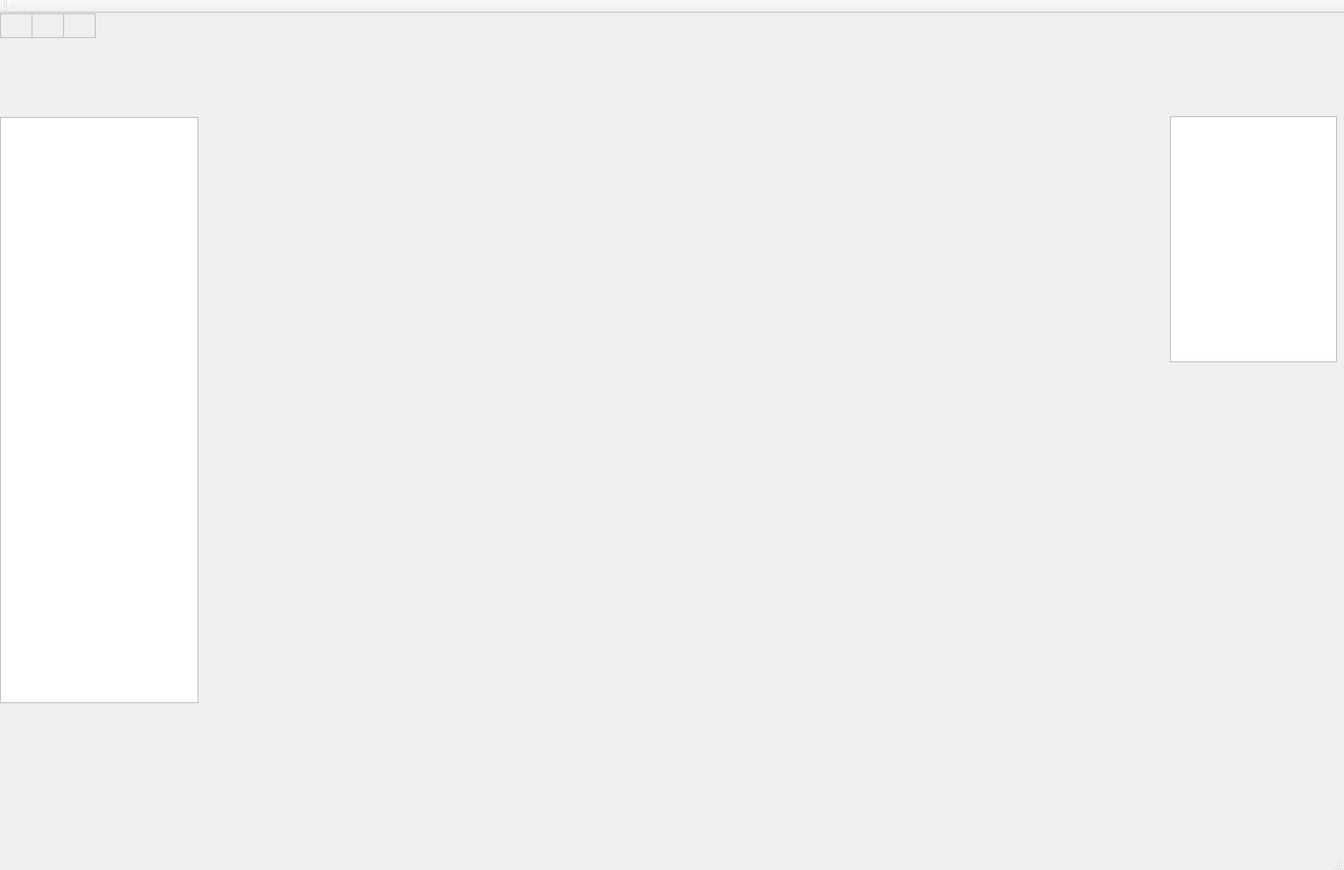
<?xml version="1.0" encoding="UTF-8"?>
<ui version="4.0">
 <class>MainWindow</class>
 <widget class="QMainWindow" name="MainWindow">
  <property name="geometry">
   <rect>
    <x>0</x>
    <y>0</y>
    <width>1700</width>
    <height>1100</height>
   </rect>
  </property>
  <property name="minimumSize">
   <size>
    <width>1700</width>
    <height>1100</height>
   </size>
  </property>
  <property name="maximumSize">
   <size>
    <width>1700</width>
    <height>1100</height>
   </size>
  </property>
  <property name="windowTitle">
   <string>MainWindow</string>
  </property>
  <widget class="QWidget" name="centralwidget">
   <property name="layoutDirection">
    <enum>Qt::RightToLeft</enum>
   </property>
   <widget class="QWidget" name="widget" native="true">
    <property name="geometry">
     <rect>
      <x>0</x>
      <y>0</y>
      <width>1700</width>
      <height>1000</height>
     </rect>
    </property>
    <property name="minimumSize">
     <size>
      <width>1700</width>
      <height>1000</height>
     </size>
    </property>
    <property name="maximumSize">
     <size>
      <width>1700</width>
      <height>1000</height>
     </size>
    </property>
    <property name="styleSheet">
     <string notr="true">image: url(:/image/map.png);</string>
    </property>
    <widget class="QFrame" name="frame">
     <property name="geometry">
      <rect>
       <x>0</x>
       <y>0</y>
       <width>41</width>
       <height>31</height>
      </rect>
     </property>
     <property name="styleSheet">
      <string notr="true">image: url(:/image/mush.png);</string>
     </property>
     <property name="frameShape">
      <enum>QFrame::StyledPanel</enum>
     </property>
     <property name="frameShadow">
      <enum>QFrame::Raised</enum>
     </property>
    </widget>
    <widget class="QFrame" name="frame_2">
     <property name="geometry">
      <rect>
       <x>40</x>
       <y>0</y>
       <width>41</width>
       <height>31</height>
      </rect>
     </property>
     <property name="styleSheet">
      <string notr="true">image: url(:/image/master.jpg);</string>
     </property>
     <property name="frameShape">
      <enum>QFrame::StyledPanel</enum>
     </property>
     <property name="frameShadow">
      <enum>QFrame::Raised</enum>
     </property>
    </widget>
    <widget class="QFrame" name="frame_3">
     <property name="geometry">
      <rect>
       <x>80</x>
       <y>0</y>
       <width>41</width>
       <height>31</height>
      </rect>
     </property>
     <property name="styleSheet">
      <string notr="true">image: url(:/image/turtle.png);</string>
     </property>
     <property name="frameShape">
      <enum>QFrame::StyledPanel</enum>
     </property>
     <property name="frameShadow">
      <enum>QFrame::Raised</enum>
     </property>
    </widget>
    <widget class="QTextBrowser" name="log">
     <property name="geometry">
      <rect>
       <x>0</x>
       <y>131</y>
       <width>251</width>
       <height>741</height>
      </rect>
     </property>
    </widget>
    <widget class="QTextBrowser" name="around">
     <property name="geometry">
      <rect>
       <x>1480</x>
       <y>130</y>
       <width>211</width>
       <height>311</height>
      </rect>
     </property>
    </widget>
   </widget>
  </widget>
  <widget class="QStatusBar" name="statusbar"/>
  <widget class="QToolBar" name="toolBar">
   <property name="font">
    <font>
     <pointsize>9</pointsize>
    </font>
   </property>
   <property name="windowTitle">
    <string>toolBar</string>
   </property>
   <attribute name="toolBarArea">
    <enum>TopToolBarArea</enum>
   </attribute>
   <attribute name="toolBarBreak">
    <bool>false</bool>
   </attribute>
   <addaction name="separator"/>
  </widget>
  <action name="QComboBox">
   <property name="text">
    <string>起点</string>
   </property>
  </action>
  <action name="actionssd">
   <property name="text">
    <string>ssd]</string>
   </property>
  </action>
  <action name="actionsdsad">
   <property name="text">
    <string>sdsad</string>
   </property>
  </action>
  <action name="action">
   <property name="text">
    <string>医务室</string>
   </property>
  </action>
  <action name="action_2">
   <property name="text">
    <string>运动场</string>
   </property>
  </action>
  <action name="action_3">
   <property name="text">
    <string>雁北园北区</string>
   </property>
  </action>
  <action name="action_4">
   <property name="text">
    <string>医务室</string>
   </property>
  </action>
  <action name="action_5">
   <property name="text">
    <string>运动场</string>
   </property>
  </action>
  <action name="action_6">
   <property name="text">
    <string>雁北园北区</string>
   </property>
  </action>
 </widget>
 <resources/>
 <connections/>
</ui>
